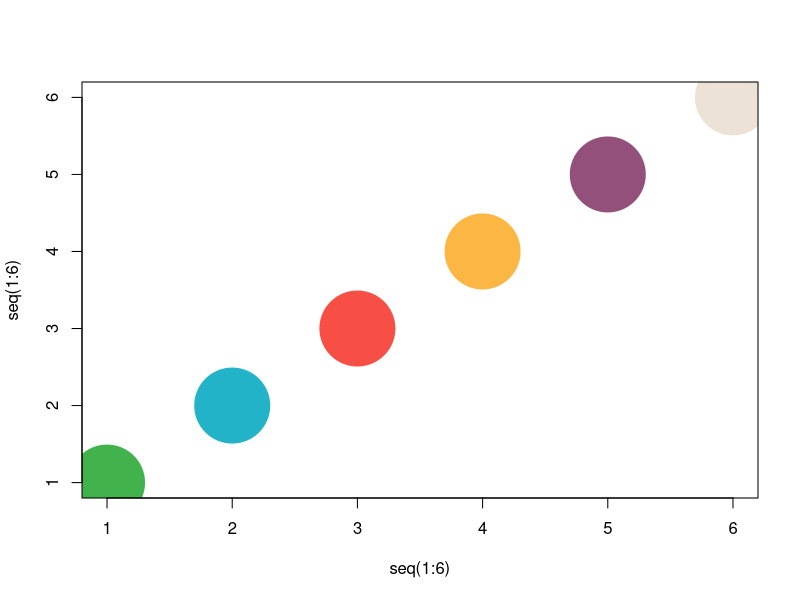
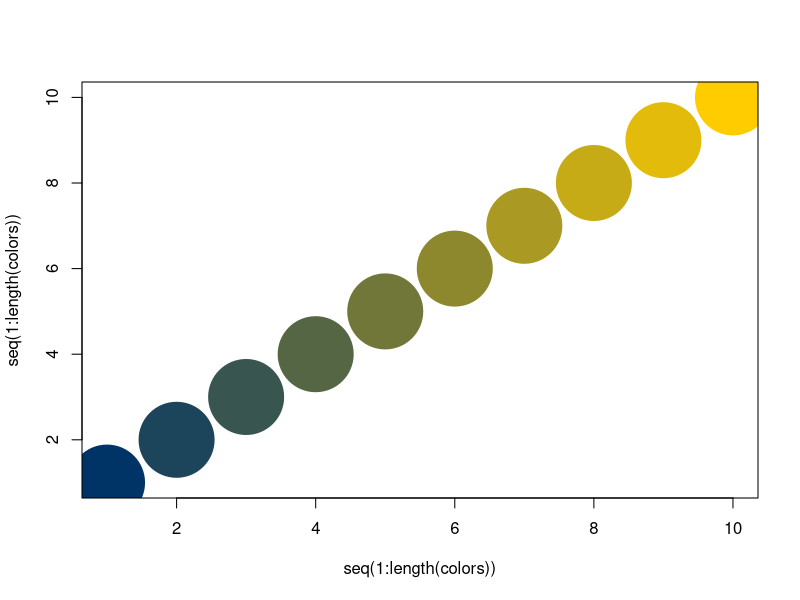
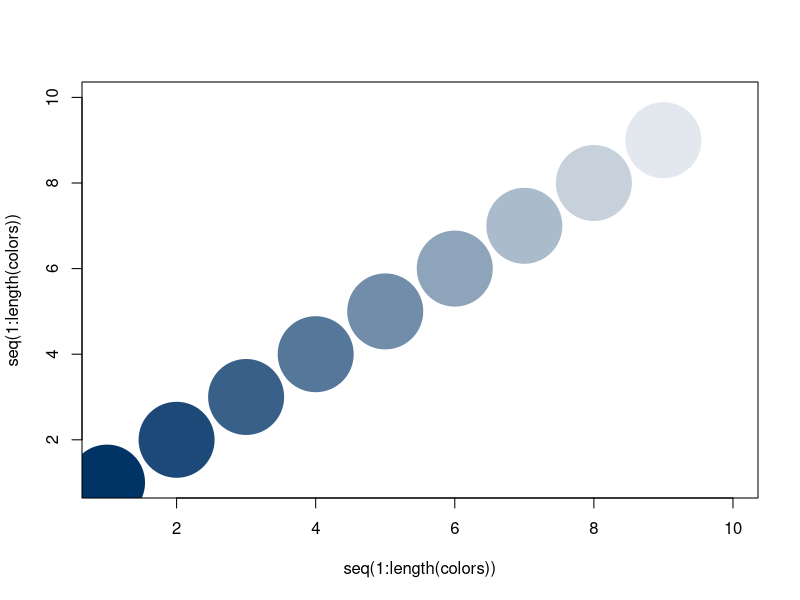
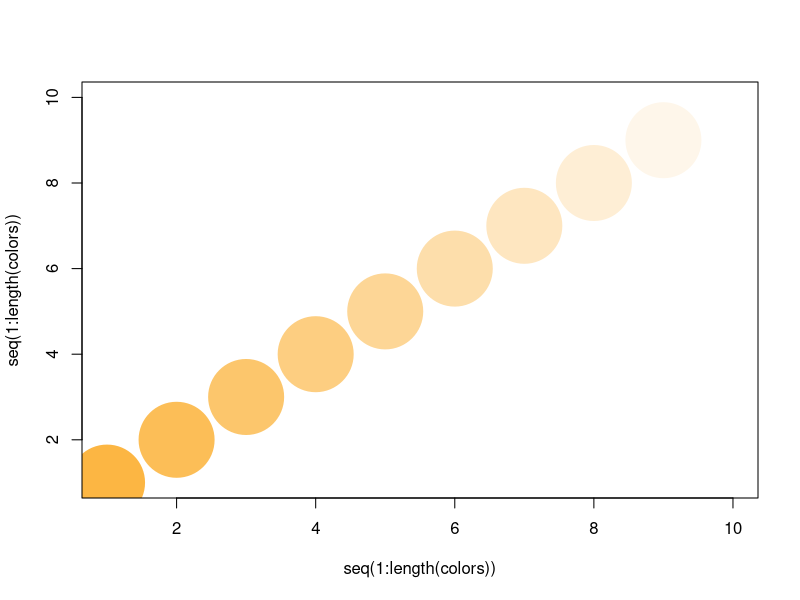

Recreate these plots in R, in order.
require(RColorBrewer)

color_blue <- rgb(maxColorValue = 255, 0, 51, 102)
color_gold <- rgb(maxColorValue = 255, 255, 204, 0)

colors_dots <- c(rgb(maxColorValue = 255, 66, 179, 76), #Groen
                  rgb(maxColorValue = 255, 34, 179, 200), # Blauw
                  rgb(maxColorValue = 255, 247, 79, 69), # Rood
                  rgb(maxColorValue = 255, 252, 182, 67), # Geel
                  rgb(maxColorValue = 255, 146, 80, 122), # Paars
                  rgb(maxColorValue = 255, 236, 226, 214)) # Grijs

plot(x = seq(1:6), y = seq(1:6),
     col = colors_dots, pch=19, cex = 10)

# Wedding invitation colors
color_blue <- rgb(maxColorValue = 255, 0, 51, 102)
color_gold <- rgb(maxColorValue = 255, 255, 204, 0)
ramp <- colorRamp(colors = c(color_blue, color_gold ))
colors <- rgb( ramp(seq(0, 1, length = 10)), max = 255)
#colors <- colors[-1]
#colors <- colors[-length(colors)]
plot(x = seq(1:length(colors)), y = seq(1:length(colors)),
     col = colors, pch=19, cex = 10)

# Blue range for font
color_blue <- rgb(maxColorValue = 255, 0, 51, 102)
color_gold <- rgb(maxColorValue = 255, 255, 204, 0)
ramp <- colorRamp(colors = c(color_blue, 'white' ))
colors <- rgb( ramp(seq(0, 1, length = 10)), max = 255)
plot(x = seq(1:length(colors)), y = seq(1:length(colors)),
     col = colors, pch=19, cex = 10)
colors

# Yellow range for background
yellow <- rgb(maxColorValue = 255, 252, 182, 67) # Geel
ramp <- colorRamp(colors = c(yellow, 'white' ))
colors <- rgb( ramp(seq(0, 1, length = 10)), max = 255)
plot(x = seq(1:length(colors)), y = seq(1:length(colors)),
     col = colors, pch=19, cex = 10)
colors
